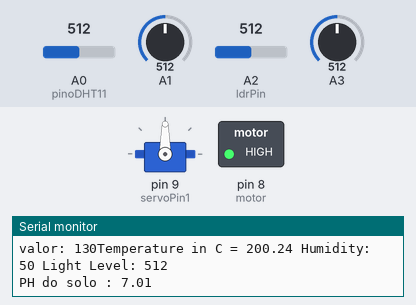
This sketch was run on a simulated Arduino Uno, built with avr-gcc and run on an emulated ATmega328P. Parts: servo, switched loads named in the sketch (green lamp = pin HIGH), the last lines printed to the serial monitor. The test bench sets the inputs (shaded band); at power-on: A0 (pinoDHT11) = 512, A1 = 512, A2 (ldrPin) = 512, A3 = 512.

Above: at 5.8 s.
5.9 s: A0 (pinoDHT11) set to 175
11.9 s: A0 (pinoDHT11) set to 149
At 15.6 s:
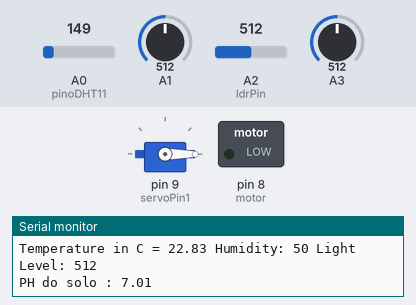
17.9 s: A0 (pinoDHT11) set to 306
At 21.3 s:
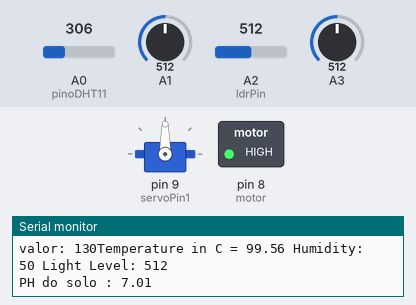
23.9 s: A0 (pinoDHT11) set to 30
At 25.6 s:
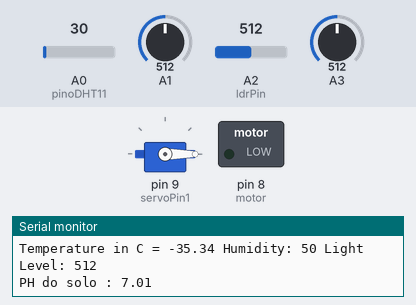
Timing chart, 0 to 27.1 s (numbered marks = the images above; inputs shaded):
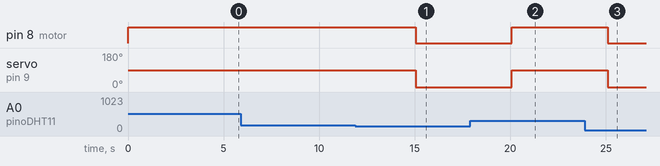

Measured:
- the behaviour switches between 164 and 163 on A0 (pinoDHT11) (found by bisection; images 0 and 1)
- after the input at 11.9 s, pin 8 (motor): HIGH → LOW after 3.2 s; servo on pin 9 (servoPin1): 90° → 0° after 3.2 s
- after the input at 17.9 s, pin 8 (motor): LOW → HIGH after 2.2 s; servo on pin 9 (servoPin1): 0° → 90° after 2.2 s
- after the input at 23.9 s, pin 8 (motor): HIGH → LOW after 1.2 s; servo on pin 9 (servoPin1): 90° → 0° after 1.2 s

The sketch:

global_solution_arduino_11.ino
```cpp
#include <Servo.h>

const int pinoDHT11 = A0;
const int ldrPin = A2;
const int servoPin1 = 9;
const int motor = 8;
// Defining Variables
int humiditysensorOutput = 0;
int RawValue= 0;
double Voltage = 0;
double tempC = 0;
double tempF = 0;
int lightLevel = 0;
int sensorPHValue = 0;
int valor = 0;

Servo myservo;

void setup(){
  Serial.begin(9600);
  myservo.attach(servoPin1);
  pinMode(A1, INPUT);
}

void loop(){

  RawValue = analogRead(pinoDHT11);
  Voltage = (RawValue / 1023.0) * 5000; // 5000 to get millivots.
  tempC = (Voltage-500) * 0.1; // 500 is the offset
  lightLevel = analogRead(ldrPin);
  humiditysensorOutput = analogRead(A1);
  sensorPHValue = analogRead(A3);
  float ph = sensorPHValue * (14.0/1023.0);
  int servoAngle = 0;
  if (tempC > 30){
    valor = 130;
    Serial.print("valor: ");
    Serial.print(valor);
  	servoAngle = 90;
    analogWrite(motor,valor);
  }
  else {
    valor = 0;
  	servoAngle = 0;
    analogWrite(motor,valor);
  }

  myservo.write(servoAngle);

  Serial.print("Temperature in C = ");
  Serial.print(tempC);
  Serial.print(" Humidity: ");
  Serial.print(map(humiditysensorOutput, 0, 1023, 0, 100));

  Serial.print(" Light Level: ");
  Serial.println(lightLevel);

  Serial.print("PH do solo : ");
  Serial.println(ph);

  delay(5000);

}
```
